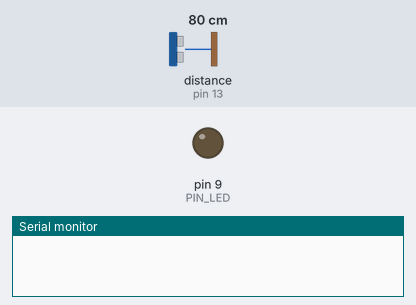
Bench run of a sketch on a simulated Arduino Uno, built with avr-gcc and run on an emulated ATmega328P. On the bench: output pins drawn as LEDs (lit = HIGH), the last lines printed to the serial monitor. Wiring (inferred from the names in the program): ultrasonic range finder: trigger pin 12; echo pin 13. The inputs (shaded band) are chosen by the test bench; at power-on: distance to the obstacle (sensor on pin 13) 80 cm. The echo pulse lasts 58.3 µs per cm; pins used as bus, display or sensor lines are not drawn.

Above: at 0.05 s.
At 1.2 s:
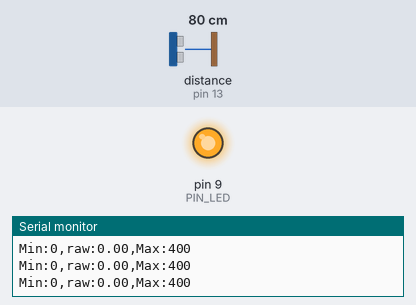
1.3 s: distance to the obstacle (sensor on pin 13) set to 18 cm
At 1.9 s:
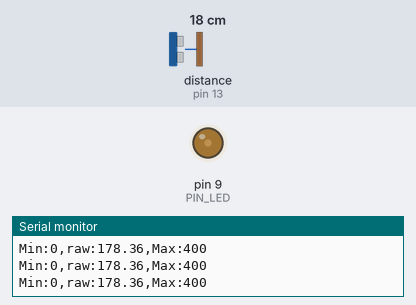
Timing chart, 0 to 4.3 s (numbered marks = the images above; inputs shaded):
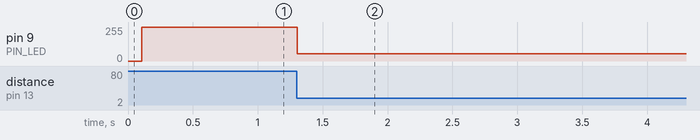

Measured:
- after the input at 1.3 s, pin 9 (PIN_LED): 255/255 → 56/255 at once

The sketch:

08_example_2.ino
```cpp
// Arduino pin assignment
#define PIN_LED 9
#define PIN_TRIG 12
#define PIN_ECHO 13

// configurable parameters
#define SND_VEL 346.0 // sound velocity at 24 celsius degree (unit: m/s)
#define INTERVAL 100 // sampling interval (unit: ms)
#define _DIST_MIN 100 // minimum distance to be measured (unit: mm)
#define _DIST_MAX 300 // maximum distance to be measured (unit: mm)

// global variables
float timeout; // unit: us
float dist_min, dist_max, dist_raw; // unit: mm
unsigned long last_sampling_time; // unit: ms
float scale; // used for pulse duration to distance conversion
float Past_dis;  //past distance
void setup() {
// initialize GPIO pins
  pinMode(PIN_LED,OUTPUT);
  pinMode(PIN_TRIG,OUTPUT);
  digitalWrite(PIN_TRIG, LOW);
  pinMode(PIN_ECHO,INPUT);

// initialize USS related variables
  dist_min = _DIST_MIN;
  dist_max = _DIST_MAX;
  timeout = (INTERVAL / 2) * 1000.0; // precalculate pulseIn() timeout value. (unit: us)
  dist_raw = 0.0; // raw distance output from USS (unit: mm)
  scale = 0.001 * 0.5 * SND_VEL;\

// initialize serial port
  Serial.begin(57600);

// initialize last sampling time
  last_sampling_time = 0;
}

void loop() {
// wait until next sampling time.
// millis() returns the number of milliseconds since the program started. Will overflow after 50 days.
  if(millis() < last_sampling_time + INTERVAL) return;

// get a distance reading from the USS
  dist_raw = USS_measure(PIN_TRIG,PIN_ECHO);

// output the read value to the serial port
  Serial.print("Min:0,");
  Serial.print("raw:");
  Serial.print(dist_raw);
  Serial.print(",");
  Serial.println("Max:400");

/*// turn on the LED if the distance is between dist_min and dist_max
  if(dist_raw < dist_min || dist_raw > dist_max) {
    analogWrite(PIN_LED, 255);
  }
  else {
    analogWrite(PIN_LED, 0);
  }
*/

  analogWrite(PIN_LED, brightness(dist_raw));


// do something here
  delay(25); // Assume that it takes 50ms to do something.

// update last sampling time
  last_sampling_time += INTERVAL;
}

// get a distance reading from USS. return value is in millimeter.
float USS_measure(int TRIG, int ECHO)
{
  float reading;
  digitalWrite(TRIG, HIGH);
  delayMicroseconds(10);
  digitalWrite(TRIG, LOW);
  float t=pulseIn(ECHO, HIGH, timeout) * scale;
  if(t <= dist_max && t >= dist_min){
    reading = t; // unit: mm
    Past_dis = reading;
  }
  else{
    reading = Past_dis;
  }
  return reading;
  // Pulse duration to distance conversion example (target distance = 17.3m)
  // - round trip distance: 34.6m
  // - expected pulse duration: 0.1 sec, or 100,000us
  // - pulseIn(ECHO, HIGH, timeout) * 0.001 * 0.5 * SND_VEL
  //           = 100,000 micro*sec * 0.001 milli/micro * 0.5 * 346 meter/sec
  //           = 100,000 * 0.001 * 0.5 * 346 * micro * sec * milli * meter
  //                                           ----------------------------
  //                                           micro * sec
  //           = 100 * 173 milli*meter = 17,300 mm = 17.3m
  // pulseIn() returns microseconds.
}

float brightness(int raw){
  if(raw == 200)  return 0;
  else if(raw <200) return 255 - (raw-100) * 2.55;
  else if(raw > 200) return (raw-200) * 2.55;
}
```
